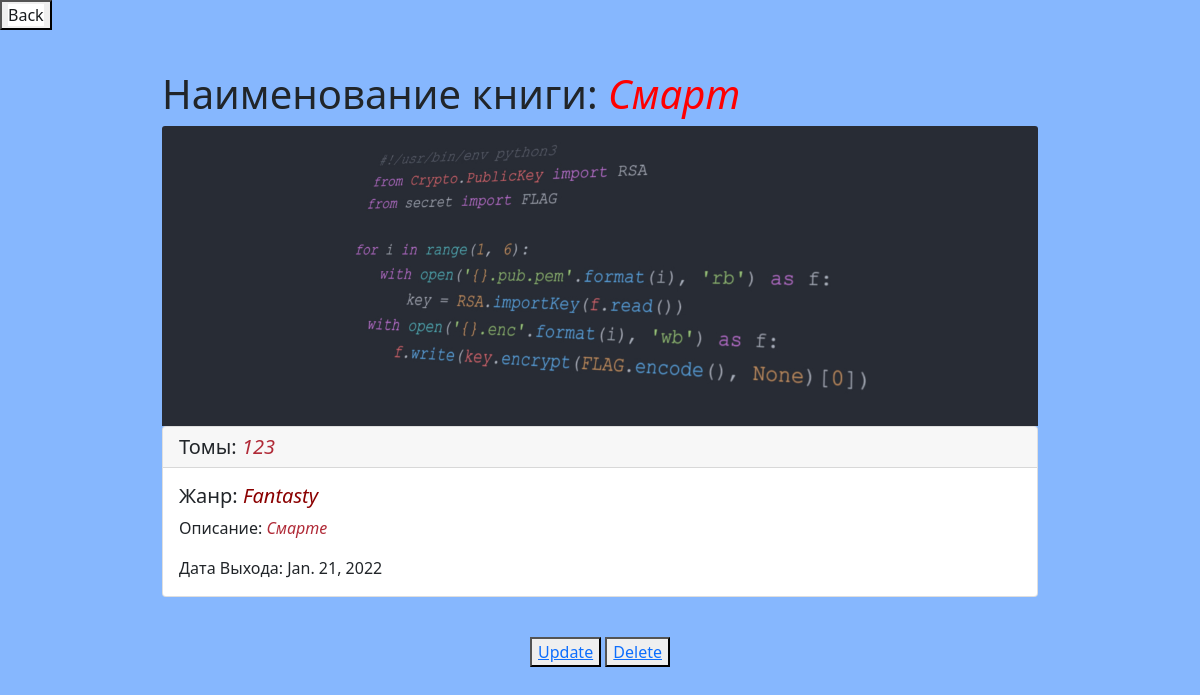
/book_lib/9/, run on the app's committed database.
### library/models.py (models this page shows)
class BookCategory(models.Model):
    GENRE_CHOISE = (
        ('Detective', 'Detective'),
        ('Fantasty', 'Fantasty'),
        ('Horror', 'Horror'),
        ('Dramma', 'Dramma'),
        ('FairyTales', 'FairyTales')
    )
    title = models.CharField(max_length=100)
    descrip = models.TextField()
    image = models.ImageField(upload_to='')
    tom = models.IntegerField()
    genre = models.CharField(choices=GENRE_CHOISE, max_length=100)
    date_write = models.DateField(auto_now_add=True)

### library/views.py (the view)
# urls.py: path('book_lib/<int:id>/', views.book_info,name='book_info'),
def book_info(request, id):
    show = get_object_or_404(models.BookCategory, id=id)
    return render(request, 'book_info.html',{'show':show})

### templates/book_info.html (shortened to what this page needs)
{% load static %}
<!DOCTYPE html>
<html lang="en">
<head>
    <link rel="stylesheet" href="{% static 'css/bootstrap.css/' %}" />
</head>
<body>
<button class="ddd"><a href="/books_lib/" class="btn-primary" style="text-decoration: none; color: #191c1f;
 background-color: white" >Back</a></button>
<div class="container c_v">
    <h1>Наименование книги: <i style="color: red">{{ show.title }}</i></h1>
  <img src="{{ show.image.url }}" class="card-img-top c_v_a" alt="...">
    <div class="card">
        <h5 class="card-header">Томы: <i style="color: #b02a37">{{ show.tom }}</i></h5>
  <div class="card-body">
      <h5 class="card-title">Жанр: <i style="color:darkred;">{{ show.genre }}</i></h5>
      <p class="card-text">Описание: <i style="color: #b02a37">{{ show.descrip }}</i></p>
    <p class="card-text">Дата Выхода: {{ show.date_write }}</p>
  </div>
</div>
</div>
<center>
<button type="button"><a href="/book_lib/{{ show.id }}/update/">Update</a></button>
<button type="button"><a href="/book_lib/{{ show.id }}/delete/">Delete</a></button>
</center>
</body>
</html>

### templates/book_info.html (style rules this page uses)
body { background-color: #86b7fe; }
.c_v { max-width: 900px; margin-bottom: 40px; }
.c_v_a { height: 300px; object-fit: cover; }
.ddd { margin-bottom: 40px; }

### data on the page
BookCategory: title "Смарт", image (picture), tom "123", genre "Fantasty", descrip "Смарте", date_write "Jan. 21, 2022"
